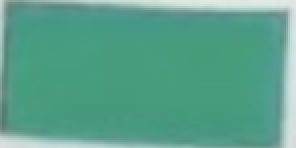
#> input picture beam_balancing/images_for_RBG_values/green.jpg, 148 x 74 px, given in place of the camera (shown 2 times larger)
$ python track_beam_ball_no_PID.py
#> lines starting #> are read from the running program, lines starting #| are printed output that depends on the picture
import cv2
import numpy as np
import serial
import time
import math


class BeamBallTracker:
    def __init__(self, params):
        self.camera_index = params["camera_index"]
        self.serial_port = params["serial_port"]
        self.baud_rate = params["baud_rate"]

        # --- RGB thresholds ---
        self.lower_ball_rgb = np.array(params["lower_ball_rgb"], dtype=np.uint8)
        self.upper_ball_rgb = np.array(params["upper_ball_rgb"], dtype=np.uint8)
        self.lower_red_rgb = np.array(params["lower_red_rgb"], dtype=np.uint8)
        self.upper_red_rgb = np.array(params["upper_red_rgb"], dtype=np.uint8)

        # Beam temporal stabilization
        self.prev_p1 = None
        self.prev_p2 = None
        self.nominal_length = None
        self.alpha = 0.3

        self.cap = None
        self.arduino = None
        self.connect_camera()
        self.connect_arduino()

    # ----------------------------------------------------
    def connect_camera(self):
        while True:
            self.cap = cv2.VideoCapture(self.camera_index)
            if self.cap.isOpened():
                print("[INFO] Camera connected.")
                return
            print("[ERROR] No camera detected. Retrying...")
            time.sleep(1)

    def connect_arduino(self):
        if not self.serial_port:
            print("[INFO] No serial port specified. Skipping Arduino connection.")
            return
        while True:
            try:
                self.arduino = serial.Serial(self.serial_port, self.baud_rate, timeout=1)
                time.sleep(2)
                print("[INFO] Arduino connected.")
                return
            except serial.SerialException:
                print("[ERROR] Arduino not detected. Retrying...")
                time.sleep(1)

    # ----------------------------------------------------
    def segment_beam(self, frame):
        """Detect red beam, handle breaks, smooth endpoints."""
        rgb = cv2.cvtColor(frame, cv2.COLOR_BGR2RGB)
        mask = cv2.inRange(rgb, self.lower_red_rgb, self.upper_red_rgb)
        mask = cv2.morphologyEx(mask, cv2.MORPH_OPEN, np.ones((3, 3), np.uint8))
        mask = cv2.morphologyEx(mask, cv2.MORPH_CLOSE, np.ones((5, 5), np.uint8))

        ys, xs = np.nonzero(mask)
        if len(xs) < 50:
            return mask, frame, None, None, None

        pts = np.column_stack((xs, ys)).astype(np.float32)
        vx, vy, x0, y0 = cv2.fitLine(pts, cv2.DIST_L2, 0, 0.01, 0.01)
        vx, vy, x0, y0 = float(vx), float(vy), float(x0), float(y0)

        diffs = pts - np.array([x0, y0])
        proj = diffs @ np.array([vx, vy])
        t_min, t_max = np.percentile(proj, [1, 99])

        p1 = np.array([x0 + t_min * vx, y0 + t_min * vy])
        p2 = np.array([x0 + t_max * vx, y0 + t_max * vy])
        curr_len = np.linalg.norm(p2 - p1)

        if self.nominal_length is None:
            self.nominal_length = curr_len
        else:
            if abs(curr_len - self.nominal_length) / self.nominal_length > 0.15:
                p1 = self.prev_p1 if self.prev_p1 is not None else p1
                p2 = self.prev_p2 if self.prev_p2 is not None else p2
            else:
                self.nominal_length = 0.9 * self.nominal_length + 0.1 * curr_len

        if self.prev_p1 is not None:
            p1 = self.alpha * p1 + (1 - self.alpha) * self.prev_p1
            p2 = self.alpha * p2 + (1 - self.alpha) * self.prev_p2

        self.prev_p1, self.prev_p2 = p1, p2
        p1, p2 = tuple(map(int, p1)), tuple(map(int, p2))

        annotated = frame.copy()
        cv2.line(annotated, p1, p2, (0, 0, 255), 3)
        cv2.circle(annotated, p1, 6, (0, 255, 255), -1)
        cv2.circle(annotated, p2, 6, (0, 255, 255), -1)

        return mask, annotated, p1, p2, np.array([vx, vy])

    # ----------------------------------------------------
    def segment_ball(self, frame, annotated):
        """Detect orange ball (centroid only)."""
        rgb = cv2.cvtColor(frame, cv2.COLOR_BGR2RGB)
        mask = cv2.inRange(rgb, self.lower_ball_rgb, self.upper_ball_rgb)
        mask = cv2.morphologyEx(mask, cv2.MORPH_OPEN, np.ones((5, 5), np.uint8))
        mask = cv2.morphologyEx(mask, cv2.MORPH_CLOSE, np.ones((7, 7), np.uint8))

        contours, _ = cv2.findContours(mask, cv2.RETR_EXTERNAL, cv2.CHAIN_APPROX_SIMPLE)
        if not contours:
            return mask, annotated, None

        c = max(contours, key=cv2.contourArea)
        M = cv2.moments(c)
        if M["m00"] == 0:
            return mask, annotated, None
        cx, cy = int(M["m10"] / M["m00"]), int(M["m01"] / M["m00"])

        cv2.circle(annotated, (cx, cy), 12, (0, 140, 255), -1)
        return mask, annotated, np.array([cx, cy])

    # ----------------------------------------------------
    def run(self):
        print("[INFO] Starting tracker. Press 'q' to quit.")
        while True:
            ret, frame = self.cap.read()
#> frame is the input picture: shape (74, 148, 3); mean B, G, R 139.6, 161.1, 89.5
            if not ret:
                print("[ERROR] Frame read failed. Reconnecting...")
                self.connect_camera()
                continue

            frame = cv2.flip(frame, 1)
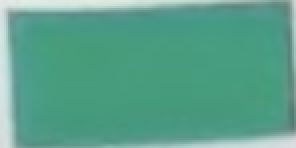
#> frame: shape (74, 148, 3) (shown 2 times larger); mean B, G, R 139.6, 161.1, 89.5

            beam_mask, annotated, p1, p2, direction = self.segment_beam(frame)
#> in segment_beam, `mask = cv2.inRange(rgb, self.lower_red_rgb, self.upper_red_rgb)`: mask: shape (74, 148); every value is 0
#> in segment_beam, `ys, xs = np.nonzero(mask)`: ys = empty array
            if p1 is None or p2 is None:
                cv2.imshow("Full Feed", annotated)
                if cv2.waitKey(1) & 0xFF == ord("q"):
#> (key q is pressed here)
                    break
                continue

            ball_mask, annotated, ball_center = self.segment_ball(frame, annotated)
            if ball_center is not None:
                # Project ball onto beam line
                beam_vec = (np.array(p2) - np.array(p1)).astype(np.float32)
                ball_proj = np.dot(ball_center - np.array(p1), beam_vec) / np.dot(beam_vec, beam_vec)
                pos = np.clip(ball_proj, 0, 1)
                print(f"Ball position: {pos:.3f}")  # terminal output

            combined_mask = cv2.bitwise_or(beam_mask, ball_mask)
            mask_view = cv2.bitwise_and(frame, frame, mask=combined_mask)

            cv2.imshow("Full Feed", annotated)
            cv2.imshow("Mask View", mask_view)

            if cv2.waitKey(1) & 0xFF == ord("q"):
                break
        self.cleanup()

    # ----------------------------------------------------
    def cleanup(self):
        if self.cap:
            self.cap.release()
        if self.arduino:
            self.arduino.close()
        cv2.destroyAllWindows()
        print("[INFO] Tracker stopped.")


# ===========================================================
if __name__ == "__main__":
    params = {
        "camera_index": 0,
        "serial_port": None,
        "baud_rate": 115200,

        "lower_ball_rgb": (170, 80, 0),
        "upper_ball_rgb": (250, 175, 80),
        "lower_red_rgb": (190, 40, 50),
        "upper_red_rgb": (255, 90, 90),
    }

    tracker = BeamBallTracker(params)
    tracker.run()

$ run again, on beam_balancing/images_for_RBG_values/red.jpg
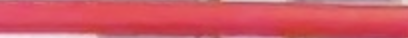
#> input picture beam_balancing/images_for_RBG_values/red.jpg, 408 x 38 px, given in place of the camera
#> in run, frame is the input picture: shape (38, 408, 3); mean B, G, R 99.3, 86.9, 210.5
#> ys = 4863 values from 5 to 37; xs = 4863 values, max 407 at index 2184, min 0 at index 2571, mean 191.2
#> pts = 4863 pairs, first value 0 to 407, second value 5 to 37
#> in segment_beam, `vx, vy, x0, y0 = cv2.fitLine(pts, cv2.DIST_L2, 0, 0.01, 0.01)`: vx = [1]; vy = [-0.0249]; x0 = [191.2]; y0 = [24.04]
#> in segment_beam, `vx, vy, x0, y0 = float(vx), float(vy), float(x0), float(y0)`: vx = 1; vy = -0.0249; x0 = 191.2; y0 = 24.04
#> diffs = 4863 pairs, first value -191.2 to 215.8, second value -19.04 to 12.96
#> proj = 4863 values, max 215.7 at index 2184, min -191.5 at index 4857, mean -4.48e-06
#> t_min = -187.5; t_max = 188.7
#> in segment_beam, `p1 = np.array([x0 + t_min * vx, y0 + t_min * vy])`: p1 = [3.81, 28.71]
#> in segment_beam, `p2 = np.array([x0 + t_max * vx, y0 + t_max * vy])`: p2 = [379.9, 19.35]
#> curr_len = 376.2
#> self.prev_p1 = [3.81, 28.71]; self.prev_p2 = [379.9, 19.35]
#> in segment_beam, `p1, p2 = tuple(map(int, p1)), tuple(map(int, p2))`: p1 = (3, 28); p2 = (379, 19)
#> in segment_beam, `cv2.circle(annotated, p2, 6, (0, 255, 255), -1)`:
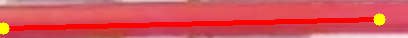
#> annotated: shape (38, 408, 3); mean B, G, R 88.3, 81.5, 215.8
#> in run, `beam_mask, annotated, p1, p2, direction = self.segment_beam(frame)`: p1 = (3, 28); p2 = (379, 19); direction = [1, -0.0249]
#> contours = []
#> in run, `mask_view = cv2.bitwise_and(frame, frame, mask=combined_mask)`:
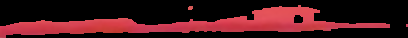
#> mask_view: shape (38, 408, 3); mean B, G, R 24.9, 20.6, 65.7
